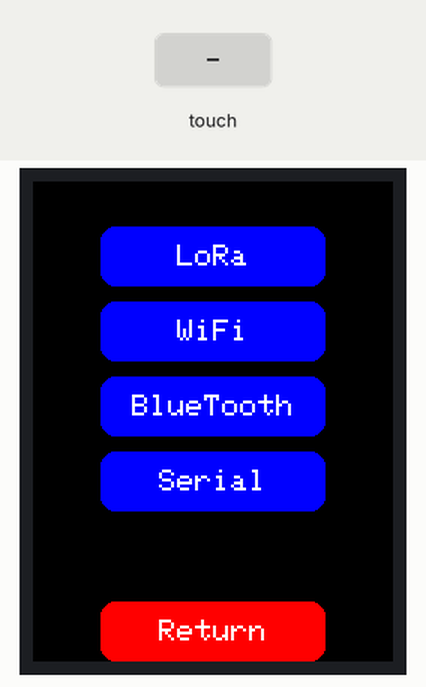
The sketch below on a simulated Arduino Uno, built with avr-gcc and run on an emulated ATmega328P. On the bench: 240×320 colour display. The test bench sets the inputs (shaded band). What the sketch prints to the serial monitor is not drawn.

Above: at 1.7 s.
1.8 s: touch panel pressed at 38 % / 30 % of its raw x / y range
At 2.8 s:
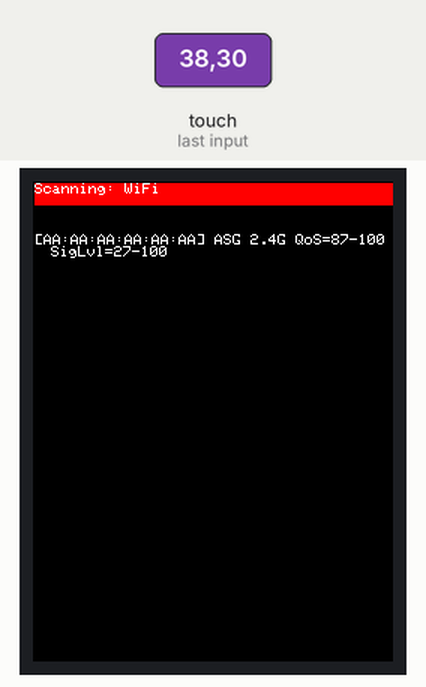
At 4.1 s:
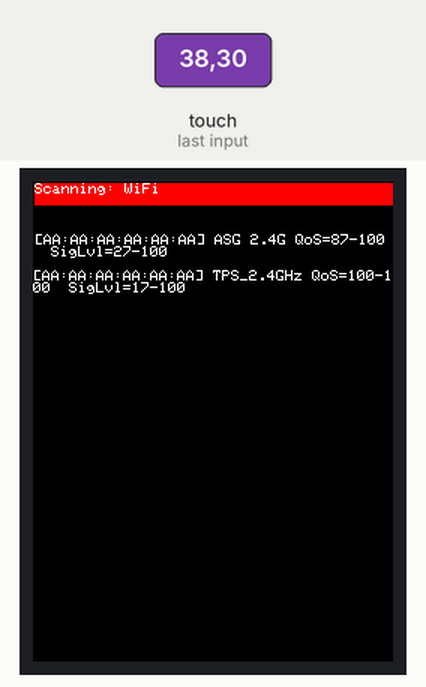
10.8 s: touch panel pressed at 38 % / 50 % of its raw x / y range
At 12.3 s:
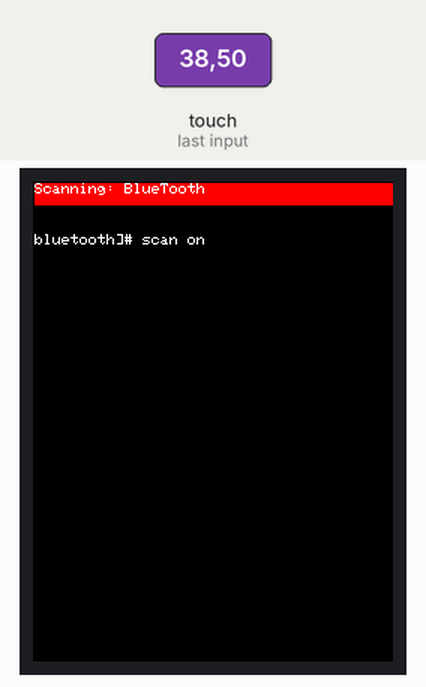
Timing chart, 0 to 13.8 s (numbered marks = the images above; inputs shaded):
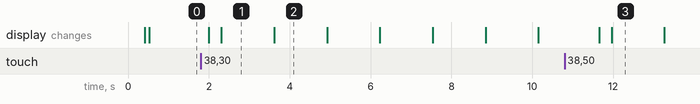

The sketch:

main.ino
```cpp
#include <Adafruit_GFX.h>
#include <MCUFRIEND_kbv.h>
#include <TouchScreen.h>

const int MINPRESSURE = 200;
const int MAXPRESSURE = 1000;

// TFT LCD colors
#define BLACK   0x0000
#define WHITE   0xFFFF
#define BLUE    0x001F
#define RED     0xF800

// Touch screen pins and thresholds
const int XP=8,XM=A2,YP=A3,YM=9; //240x320 ID=0x9341
const int TS_LEFT=891,TS_RT=140,TS_TOP=100,TS_BOT=915;

// Button dimensions
#define BUTTON_WIDTH  150
#define BUTTON_HEIGHT 40
#define BUTTON_MARGIN 10
#define BUTTON_X_START 85
#define BUTTON_Y_START 50

// Define TFT LCD object
MCUFRIEND_kbv tft;   //(LCD_CS, LCD_RS, LCD_WR, LCD_RD, LCD_RST);

// Define touch screen object
TouchScreen ts = TouchScreen(XP, YP, XM, YM, 300);

// Define button labels
const char* buttonLabels[] = {"LoRa", "WiFi", "BlueTooth", "Serial", "", "Return"};
const int numButtons = sizeof(buttonLabels) / sizeof(buttonLabels[0]);

// Button objects
Adafruit_GFX_Button buttons[numButtons];

int pixel_x, pixel_y;
bool Touch_getXY(void) {
    TSPoint p = ts.getPoint();
    pinMode(YP, OUTPUT);
    pinMode(XM, OUTPUT);
    digitalWrite(YP, HIGH);
    digitalWrite(XM, HIGH);
    bool pressed = (p.z > MINPRESSURE && p.z < MAXPRESSURE);
    if (pressed) {
        pixel_x = map(p.x, TS_LEFT, TS_RT, 0, tft.width());
        pixel_y = map(p.y, TS_TOP, TS_BOT, 0, tft.height());
    }
    return pressed;
}

void displayTemplateScreen(const char* buttonLabels[]){

  tft.fillScreen(BLACK);
  tft.setTextColor(WHITE);

  // Initialize buttons
  int yPos = BUTTON_Y_START;
  for (int i = 0; i < numButtons; i++) {
    uint16_t buttonColor = (i == numButtons - 1) ? RED : BLUE;
    // buttons[i].initButton(&tft, BUTTON_X_START, yPos, BUTTON_WIDTH, BUTTON_HEIGHT, buttonColor, buttonColor, WHITE, buttonLabels[i], 2);
    if ( buttonLabels[i] == "" ) { buttonColor = BLACK; };
    buttons[i].initButton(&tft, 120, yPos, BUTTON_WIDTH, BUTTON_HEIGHT, buttonColor, buttonColor, WHITE, buttonLabels[i], 2);
    buttons[i].drawButton();
    yPos += BUTTON_HEIGHT + BUTTON_MARGIN;
    Serial.println("Button ["+String(i)+"](x,y,w,h,label) 120,"+ String(yPos)
                    +", "+BUTTON_WIDTH+", "+BUTTON_HEIGHT+", "+buttonLabels[i]);
  }
}

void displayTerminalHeader(const char* headerLabel){
  initScreen();
  // Draw header section
  tft.fillRect(1, 1, 240, 15, RED);
  tft.setTextColor(WHITE);
  tft.setTextSize(0.5);
  tft.setCursor(1, 1);
  tft.println("Scanning: " + String(headerLabel) );
}

void initScreen(){
  // Initialize TFT LCD
  tft.begin(0x9341);
  tft.setRotation(0);
  tft.fillScreen(BLACK);
  tft.setTextColor(WHITE);
  tft.setTextSize(1);
}

void serialLog(String MESSAGE ){
    Serial.println("["+String(MESSAGE)+"])");
}

void WiFiListener(const char* headerLabel){

  if (headerLabel == "WiFi") {
    const char* DEMO_MESSAGES[] = {
      "[AA:AA:AA:AA:AA:AA] ASG 2.4G QoS=87-100  SigLvl=27-100"
      ,"[AA:AA:AA:AA:AA:AA] TPS_2.4GHz QoS=100-100  SigLvl=17-100"
      ,"[AA:AA:AA:AA:AA:AA] Jamana 2.4 QoS=93-100  SigLvl=14-100"
      ,"[AA:AA:AA:AA:AA:AA] FOAD_2.4GHz QoS=100-100  SigLvl=17-100"
      ,"[AA:AA:AA:AA:AA:AA] HLGH QoS=40-100  SigLvl=8-100"
      ,"[AA:AA:AA:AA:AA:AA] DINGDONG_2.4G QoS=13-100  SigLvl=13-100"
      ,"[AA:AA:AA:AA:AA:AA] LAAPSAAP QoS=97-100  SigLvl=14-100"
    };

    int x_wifi = 1;
    int y_wifi = 35;
    int i_wifi;
    tft.setCursor(x_wifi, y_wifi);

    for (i_wifi = 0; i_wifi <= 6; i_wifi++) {
        String message = DEMO_MESSAGES[i_wifi];
        tft.println(message+"\n");
        if ( message.length() > 40 ) {
          y_wifi = y_wifi + 20;
        } else {
          y_wifi = y_wifi + 10;
        }
      delay(1300);
    }
  }
}

// void sensorListener(const char* headerLabel, char** MESSAGES[]){

//   int X_LSNR = 1;
//   int Y_LSNR = 35;
//   int i;

//   tft.setCursor(X_LSNR, Y_LSNR);

//   int MESSAGES_TOTAL = sizeof(MESSAGES) / sizeof(MESSAGES[0]);

//   for (i = 0; i <= MESSAGES_TOTAL; i++) {
//       String message = MESSAGES[i];
//       tft.println(message+"\n");
//       Serial.println(message+"\n");
//       if ( message.length() > 40 ) {
//         Y_LSNR = Y_LSNR + 20;
//       } else {
//         Y_LSNR = Y_LSNR + 10;
//       }
//     delay(1300);
//   }
// }

void BTListener(char* headerLabel){

  if (headerLabel == "BlueTooth") {
   char* DEMO_MESSAGES[] = {
    "bluetooth]# scan on", "Discovery started", "[CHG] Controller AA:AA:AA:AA:AA:AA Discovering: yes"
  , "[NEW] Device AA:AA:AA:AA:AA:AA AA:AA:AA:AA:AA:AA", "[CHG] Controller AA:AA:AA:AA:AA:AA Discovering: yes"
  , "[NEW] Device AA:AA:AA:AA:AA:AA AA:AA:AA:AA:AA:AA", "[NEW] Device AA:AA:AA:AA:AA:AA Pulse Oximeter"
  , "[NEW] Device AA:AA:AA:AA:AA:AA AA:AA:AA:AA:AA:AA", "[NEW] Device AA:AA:AA:AA:AA:AA 4D-D4-1B-FA-8F-C1"
  };
  // sensorListener(headerLabel, DEMO_MESSAGES);
  int x = 1;
  int y = 35;

  tft.setCursor(x, y);
  int i;

  for (i = 0; i <= 8; i++) {
      String message = DEMO_MESSAGES[i];
      tft.println(message+"\n");
      if ( message.length() > 40 ) {
        y = y + 20;
      } else {
        y = y + 10;
      }
    delay(1300);
  }
 }
}


void LoRaListener(char* headerLabel){

  if (headerLabel == "LoRa") {
    String MESSAGE = "[Lora] A21B8F9 - ok!";

  // sensorListener(headerLabel, DEMO_MESSAGES);
  int x = 1;
  int y = 35;

  tft.setCursor(x, y);
  int i;

  for (i = 0; i <= 8; i++) {
      String message = MESSAGE;
      tft.println(message+"\n");
      if ( message.length() > 40 ) {
        y = y + 20;
      } else {
        y = y + 10;
      }
    delay(1300);
  }
 }
}

// these must remain outside SerialListener()
// or does not progress next line !
int Y_RST_SERIAL = 35;
int YS;
int XS = 0;

void SerialListener(const char* SOURCE){

    if (SOURCE == "Serial") {
      YS = Y_RST_SERIAL;
      while (Serial.available() > 0) {
        String message = Serial.readStringUntil('\n');
        if ( message != "<<EOF>>" ) {
          if ( message.length() > 40 ) {
            YS = YS + 20;
          } else if ( message.length() < 40 ) {
            YS = YS + 10;
          }
          Serial.println("["+String(XS)+","+String(YS)+"] "+message+"\n");
          tft.setCursor(XS, YS);
          tft.println("["+String(XS)+","+String(YS)+"] "+message+"\n");
          Y_RST_SERIAL = YS;
        } else {
            setup();
        }
      }
    }
}

void displayTerminalSerial(const char* headerLabel){
  serialLog("displayTerminalSerial("+String(headerLabel)+")");
  initScreen();
  // Draw header section
  displayTerminalHeader(headerLabel);
  Serial.println("Serial.available("+String(Serial.available())+")");

}

void displayTerminalSession(const char* headerLabel){
  serialLog("displayTerminalSession("+String(headerLabel)+")");
  initScreen();
  // Draw header section
  displayTerminalHeader(headerLabel);
}

void serialLogTouch(int x, int y ){
  Serial.print("[pixel] (x,y) : ");
  Serial.print(pixel_x);
  Serial.print(",");
  Serial.print(pixel_y);
  Serial.print("  [TSPoint] (x,y) : ");
  Serial.print(x);
  Serial.print(",");
  Serial.println(y);
}


const char* DISPLAY_SCREEN;


void setup() {
  Serial.begin(9600);
  // Serial.println("");
  // Serial.println("#############################################");
  initScreen();
  displayTemplateScreen(buttonLabels);
}

void loop(){
  // Check for touch input
  TSPoint touch = ts.getPoint();
  bool STATUS = Touch_getXY();
  // If a touch is detected
  if (touch.z > 0) {
    serialLogTouch(touch.x, touch.y );
    // Check if any button is pressed
    if (buttons[0].contains(pixel_x, pixel_y)) {
          DISPLAY_SCREEN = "LoRa";
          serialLog("loop("+String(DISPLAY_SCREEN)+")");
          displayTerminalSession(DISPLAY_SCREEN);
    } else
    if (buttons[1].contains(pixel_x, pixel_y)) {
          DISPLAY_SCREEN = "WiFi";
          serialLog("loop("+String(DISPLAY_SCREEN)+")");
          displayTerminalSession(DISPLAY_SCREEN);
    } else
    if (buttons[2].contains(pixel_x, pixel_y)) {
          DISPLAY_SCREEN = "BlueTooth";
          displayTerminalSession(DISPLAY_SCREEN);
    } else
    if (buttons[3].contains(pixel_x, pixel_y)) {
        DISPLAY_SCREEN = "Serial";
        displayTerminalSerial(DISPLAY_SCREEN);
    } else
    if (buttons[4].contains(pixel_x, pixel_y)) {
        DISPLAY_SCREEN = "Return";
        setup();
    }
    //############################################################
  }
      // ------------ LISTENERS --------------------
      LoRaListener(DISPLAY_SCREEN);
      BTListener(DISPLAY_SCREEN);
      SerialListener(DISPLAY_SCREEN);
      WiFiListener(DISPLAY_SCREEN);
      // -------------------- ------- --------------
      bool pressed = Touch_getXY();
      if (pressed){
        serialLog("listenerReturn("+String(DISPLAY_SCREEN)+")");
      }
}
```

Measured:
- after the input at 1.8 s, the display: first changes after 0.19 s (image 1 shows a later state)
- after the input at 10.8 s, the display: first changes after 0.85 s (image 3 shows a later state)
- what the display in image 1 shows lasts 1.3 s, from 2.3 s to 3.6 s
